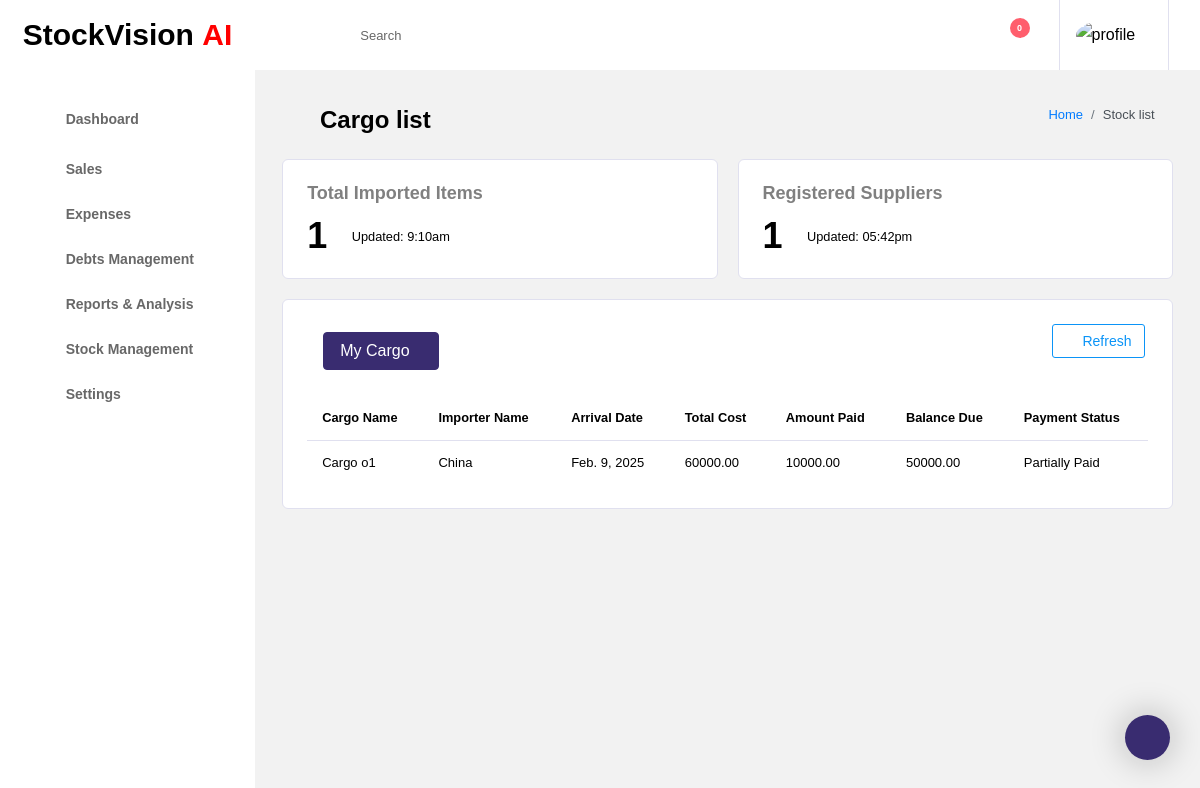
Page /view_cargo/ on the committed database.
### inventory/models.py (models this page shows, shortened)
class Cargo(models.Model):
    PAYMENT_STATUS_CHOICES = [
        ('pending', 'Pending'),
        ('partially_paid', 'Partially Paid'),
        ('fully_paid', 'Fully Paid'),
    ]
    cargo_name = models.CharField(max_length=255)
    importer_name = models.CharField(max_length=255)
    arrival_date = models.DateField()
    total_cost = models.DecimalField(max_digits=10, decimal_places=2)
    amount_paid = models.DecimalField(max_digits=10, decimal_places=2, default=0.00)
    balance_due = models.DecimalField(max_digits=10, decimal_places=2, editable=False)
    payment_status = models.CharField(max_length=20, choices=PAYMENT_STATUS_CHOICES, default='pending')
    storage_location = models.CharField(max_length=255, blank=True, null=True)
    release_status = models.BooleanField(default=False)  # True if released, False if still held
    notes = models.TextField(blank=True, null=True)

### inventory/views.py (the view)
# urls.py: path('view_cargo/', views.view_cargo, name='view_cargo'),
def view_cargo(request):
    cargos = Cargo.objects.all()
    purchased_items = Cargo.objects.all().count()
    supplier = Supplier.objects.all().count()
    number_supplier = Supplier.objects.all().count()
    total_sales =  NewSale.objects.all().count()
    context = {
        'cargos': cargos,
        'purchased_items':purchased_items,
        "supplier": supplier,
        "number_supplier": number_supplier,
        "total_sales": total_sales,
    }
    return render(request, 'stock/view_cargo.html', context)

### templates/stock/view_cargo.html (shortened to what this page needs)
{% extends 'base.html' %} {% block content %} {% include 'include/header.html'%}
{% include 'include/sidebar.html' %}
<div class="main-panel">
  <div class="content-wrapper">
    <div class="page-header">
      <h3 class="page-title">
        <i class="fa fa-cubes text-danger icon-lg"></i> Cargo list
      </h3>
      <nav aria-label="breadcrumb">
        <ol class="breadcrumb">
          <li class="breadcrumb-item"><a href="#">Home</a></li>
          <li class="breadcrumb-item active" aria-current="page">Stock list</li>
        </ol>
      </nav>
    </div>
    <div class="row">
      <div class="col-md-6 grid-margin">
        <div class="card">
          <div class="card-body">
            <h4 class="card-title mb-0">
              <strong style="color: grey">Total imported items</strong>
            </h4>
            <div class="d-flex justify-content-between align-items-center">
              <div class="d-inline-block pt-3">
                <div class="d-md-flex">
                  <h2 class="mb-0">{{purchased_items}}</h2>
                  <div class="d-flex align-items-center ml-md-2 mt-2 mt-md-0">
                    <i class="far fa-clock text-muted"></i>
                    <small class="ml-1 mb-0">Updated: 9:10am</small>
                  </div>
                </div>
              </div>
              <div class="d-inline-block">
                <i class="fa fa-cubes text-primary icon-md"></i>
              </div>
            </div>
          </div>
        </div>
      </div>
      <div class="col-md-6 grid-margin">
        <div class="card">
          <div class="card-body">
            <h4 class="card-title mb-0"><strong style="color: grey">Registered Suppliers</strong></h4>
            <div class="d-flex justify-content-between align-items-center">
              <div class="d-inline-block pt-3">
                <div class="d-md-flex">
                  <h2 class="mb-0">{{supplier}}</h2>
                  <div class="d-flex align-items-center ml-md-2 mt-2 mt-md-0">
                    <i class="far fa-clock text-muted"></i>
                    <small class="ml-1 mb-0">Updated: 05:42pm</small>
                  </div>
                </div>
              </div>
              <div class="d-inline-block">
                <i class="fa fa-truck text-primary icon-md"></i>
              </div>
            </div>
          </div>
        </div>
      </div>
    </div>
    <div class="row">
      <div class="col-lg-12 grid-margin stretch-card">
        <div class="card">
          <div class="card-body">
            <li class="nav-item dropdown d-none d-lg-flex">
              <div class="nav-link">
                <span
                  class="dropdown-toggle btn btn-primary mb-3 float-end"
                  id="languageDropdown"
                  data-toggle="dropdown"
                  >My Cargo</span
                >
              </div>
            <div class="col-sm-12 col-md-12 col-lg-10" align="right" style="cursor:pointer">
              <a href="" class="btn btn-outline-info btn-sm"><i class="fa fa-history"></i> Refresh</a></button>
               </div>
            </li>
            <div class="table-responsive">
              <table id="order-listing" class="table">
                <thead>
                  <tr>
                    <th><small style="font-weight: bold">Cargo Name</small></th>
                    <th>
                      <small style="font-weight: bold">Importer Name</small>
                    </th>
                    <th>
                      <small style="font-weight: bold">Arrival Date</small>
                    </th>
                    <th><small style="font-weight: bold">Total Cost</small></th>
                    <th>
                      <small style="font-weight: bold">Amount Paid</small>
                    </th>
                    <th>
                      <small style="font-weight: bold">Balance Due</small>
                    </th>
                    <th>
                      <small style="font-weight: bold">Payment Status</small>
                    </th>
                  </tr>
                </thead>
                <tbody>
                  {% for cargo in cargos %}
                  <tr>
                    <td>{{ cargo.cargo_name }}</td>
                    <td>{{ cargo.importer_name }}</td>
                    <td>{{ cargo.arrival_date }}</td>
                    <td>{{ cargo.total_cost }}</td>
                    <td>{{ cargo.amount_paid }}</td>
                    <td>{{ cargo.balance_due }}</td>
                    <td>{{ cargo.get_payment_status_display }}</td>
                  </tr>
                  {% endfor %}
                </tbody>
              </table>
            </div>
          </div>
        </div>
      </div>
    </div>
  </div>
  {% endblock %}

### rows in the picture
Cargo: cargo_name "Cargo o1", importer_name "China", arrival_date "Feb. 9, 2025", total_cost "60000.00", amount_paid "10000.00", balance_due "50000.00", payment_status "Partially Paid"

### other values in the picture
{{ purchased_items }} "1"
{{ supplier }} "1"
